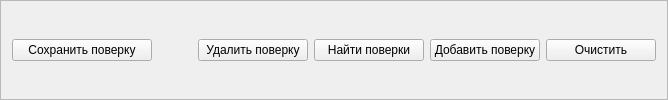
     <widget class="QFrame" name="frame_vri_buttons">
      <property name="frameShape">
       <enum>QFrame::StyledPanel</enum>
      </property>
      <property name="frameShadow">
       <enum>QFrame::Sunken</enum>
      </property>
      <layout class="QHBoxLayout" name="horizontalLayout_5">
       <item>
        <widget class="QPushButton" name="pushButton_save_vri">
         <property name="minimumSize">
          <size>
           <width>140</width>
           <height>0</height>
          </size>
         </property>
         <property name="text">
          <string>Сохранить поверку</string>
         </property>
        </widget>
       </item>
       <item>
        <spacer name="horizontalSpacer_9">
         <property name="orientation">
          <enum>Qt::Horizontal</enum>
         </property>
         <property name="sizeHint" stdset="0">
          <size>
           <width>40</width>
           <height>20</height>
          </size>
         </property>
        </spacer>
       </item>
       <item>
        <widget class="QPushButton" name="pushButton_delete_vri">
         <property name="minimumSize">
          <size>
           <width>110</width>
           <height>0</height>
          </size>
         </property>
         <property name="text">
          <string>Удалить поверку</string>
         </property>
        </widget>
       </item>
       <item>
        <widget class="QPushButton" name="pushButton_find_vri">
         <property name="minimumSize">
          <size>
           <width>110</width>
           <height>0</height>
          </size>
         </property>
         <property name="layoutDirection">
          <enum>Qt::LeftToRight</enum>
         </property>
         <property name="text">
          <string>Найти поверки</string>
         </property>
        </widget>
       </item>
       <item>
        <widget class="QPushButton" name="pushButton_add_vri">
         <property name="minimumSize">
          <size>
           <width>110</width>
           <height>0</height>
          </size>
         </property>
         <property name="layoutDirection">
          <enum>Qt::LeftToRight</enum>
         </property>
         <property name="text">
          <string>Добавить поверку</string>
         </property>
        </widget>
       </item>
       <item>
        <widget class="QPushButton" name="pushButton_clear_vri">
         <property name="minimumSize">
          <size>
           <width>110</width>
           <height>0</height>
          </size>
         </property>
         <property name="text">
          <string>Очистить</string>
         </property>
        </widget>
       </item>
      </layout>
     </widget>
